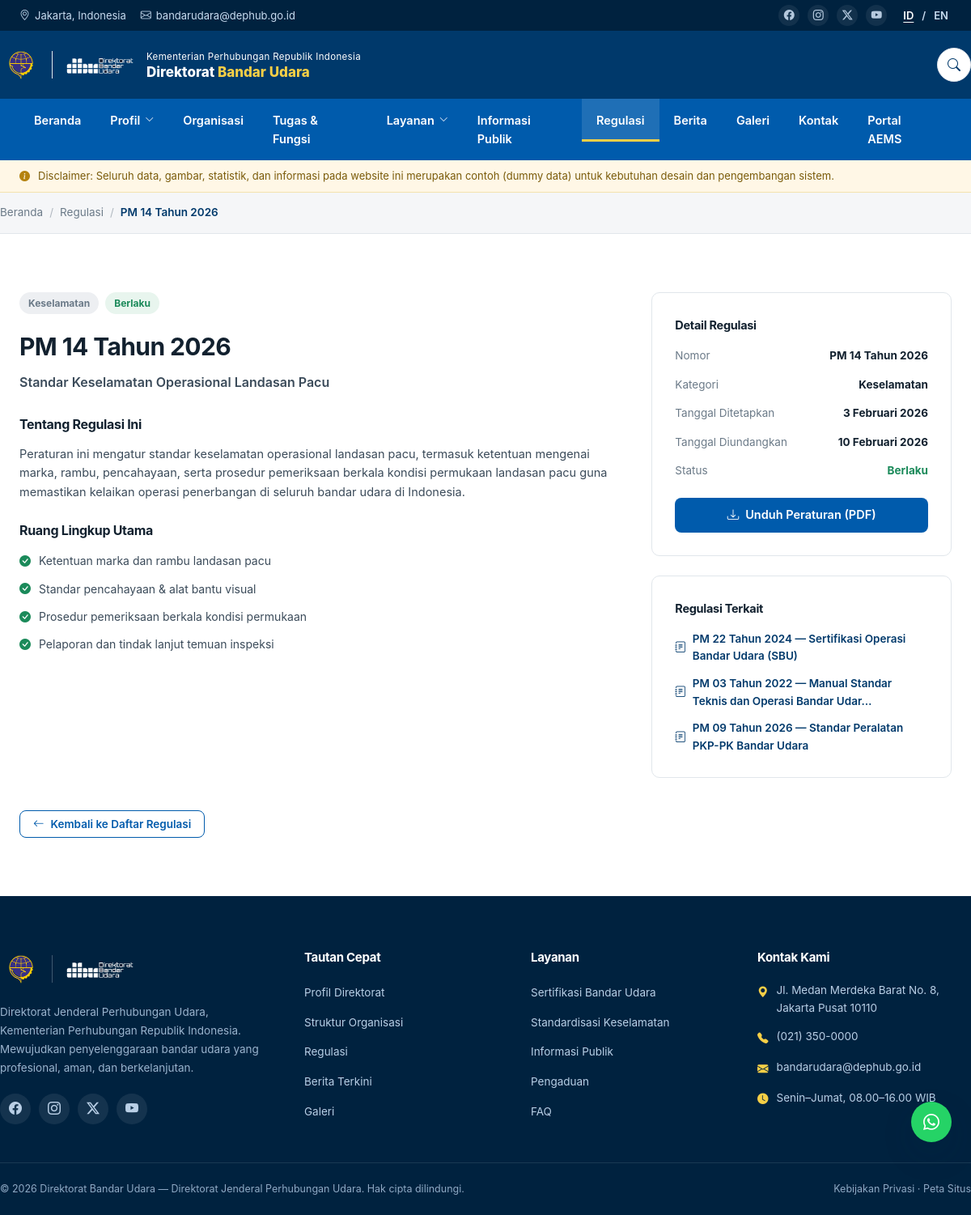
The app's page /frontend/pages/regulasi-detail.php with its own data.
### tables this page shows
CREATE TABLE `menu_items` (
  `id` INT UNSIGNED AUTO_INCREMENT PRIMARY KEY,
  `location` ENUM('navbar','footer_quick','footer_service','social') NOT NULL DEFAULT 'navbar',
  `parent_id` INT UNSIGNED NULL,
  `label` VARCHAR(120) NOT NULL,
  `url` VARCHAR(255) NOT NULL DEFAULT '#',
  `icon` VARCHAR(80) NULL,
  `match_pages` VARCHAR(255) NULL,
  `is_external` TINYINT(1) NOT NULL DEFAULT 0,
  `sort` INT NOT NULL DEFAULT 0,
  `is_active` TINYINT(1) NOT NULL DEFAULT 1,
  KEY `idx_menu_loc` (`location`,`parent_id`,`sort`)
);

CREATE TABLE `regulations` (
  `id` INT UNSIGNED AUTO_INCREMENT PRIMARY KEY,
  `slug` VARCHAR(180) NOT NULL UNIQUE,
  `number` VARCHAR(120) NOT NULL,
  `title` VARCHAR(255) NOT NULL,
  `year` SMALLINT NOT NULL,
  `category` VARCHAR(40) NOT NULL DEFAULT 'umum',
  `status` ENUM('berlaku','dicabut') NOT NULL DEFAULT 'berlaku',
  `about` TEXT NULL,
  `date_set` DATE NULL,
  `date_published` DATE NULL,
  `file` VARCHAR(255) NULL,
  `sort` INT NOT NULL DEFAULT 0,
  `is_active` TINYINT(1) NOT NULL DEFAULT 1,
  KEY `idx_reg` (`year`,`category`,`status`)
);

CREATE TABLE `regulation_categories` (
  `id` INT UNSIGNED AUTO_INCREMENT PRIMARY KEY,
  `slug` VARCHAR(40) NOT NULL UNIQUE,
  `label` VARCHAR(120) NOT NULL,
  `sort` INT NOT NULL DEFAULT 0,
  `is_active` TINYINT(1) NOT NULL DEFAULT 1
);

CREATE TABLE `regulation_scopes` (
  `id` INT UNSIGNED AUTO_INCREMENT PRIMARY KEY,
  `regulation_id` INT UNSIGNED NOT NULL,
  `content` VARCHAR(500) NOT NULL,
  `sort` INT NOT NULL DEFAULT 0,
  KEY `idx_reg_scope` (`regulation_id`),
  CONSTRAINT `fk_reg_scope` FOREIGN KEY (`regulation_id`) REFERENCES `regulations`(`id`) ON DELETE CASCADE
);

### frontend/pages/regulasi-detail.php (the view, shortened to what the rows shown need)
<?php
require_once dirname(__DIR__) . '/bootstrap.php';
$slug = trim($_GET['slug'] ?? '');
$reg  = $slug !== ''
    ? db_one('SELECT * FROM regulations WHERE slug = ? AND is_active = 1', [$slug])
    : db_one('SELECT * FROM regulations WHERE is_active = 1 ORDER BY year DESC, sort LIMIT 1');
page_start('regulasi', [
    'title'       => $reg['number'] . ' — Regulasi — ' . setting('site_name'),
    'description' => excerpt($reg['about'], 200),
    'breadcrumbs' => [['label' => 'Regulasi', 'url' => 'pages/regulasi.php'], ['label' => $reg['number']]],
]);
$catLabel = db_value('SELECT label FROM regulation_categories WHERE slug = ?', [$reg['category']], $reg['category']);
$scopes   = db_all('SELECT * FROM regulation_scopes WHERE regulation_id = ? ORDER BY sort, id', [$reg['id']]);
partial('header');
?>
<section class="section">
  <div class="container">
    <div class="grid" style="grid-template-columns:2fr 1fr; align-items:start; gap:40px;">
      <div>
        <div class="flex gap-8" style="margin-bottom:16px;">
          <span class="badge badge-gray"><?= e($catLabel) ?></span>
          <span class="badge <?= $reg['status'] === 'berlaku' ? 'badge-success' : 'badge-gray' ?>"><?= $reg['status'] === 'berlaku' ? 'Berlaku' : 'Dicabut' ?></span>
        </div>
        <h1 style="font-size:clamp(22px,2.8vw,30px); margin-bottom:8px;"><?= e($reg['number']) ?></h1>
        <p style="font-size:16px; color:var(--text-700); font-weight:600; margin-bottom:26px;"><?= e($reg['title']) ?></p>
        <?php if ($reg['about']): ?>
        <h3 style="font-size:16px; margin-bottom:12px;">Tentang Regulasi Ini</h3>
        <div style="font-size:14.5px; color:var(--text-700); margin-bottom:24px;"><?= paragraphs($reg['about']) ?></div>
        <?php endif; ?>
        <?php if ($scopes): ?>
        <h3 style="font-size:16px; margin-bottom:14px;">Ruang Lingkup Utama</h3>
        <ul style="display:flex; flex-direction:column; gap:12px; margin-bottom:10px;">
          <?php foreach ($scopes as $sc): ?>
          <li style="display:flex; gap:10px; font-size:14px; color:var(--text-700);"><i class="bi bi-check-circle-fill" style="color:var(--success)"></i> <?= e($sc['content']) ?></li>
          <?php endforeach; ?>
        </ul>
        <?php endif; ?>
      </div>
      <div>
        <div class="card card-pad" style="margin-bottom:24px;">
          <div style="display:flex; flex-direction:column; gap:14px; font-size:13.5px;">
            <div class="flex" style="justify-content:space-between;"><span style="color:var(--text-500);">Nomor</span><b><?= e($reg['number']) ?></b></div>
            <div class="flex" style="justify-content:space-between;"><span style="color:var(--text-500);">Kategori</span><b><?= e($catLabel) ?></b></div>
            <div class="flex" style="justify-content:space-between;"><span style="color:var(--text-500);">Tanggal Ditetapkan</span><b><?= e(tanggal_id($reg['date_set'])) ?></b></div>
            <div class="flex" style="justify-content:space-between;"><span style="color:var(--text-500);">Tanggal Diundangkan</span><b><?= e(tanggal_id($reg['date_published'])) ?></b></div>
          </div>
        </div>
      </div>
    </div>
  </div>
</section>
<?php partial('footer'); ?>

### frontend/partials/header.php (shortened to what the rows shown need)
<?php
$ctx  = page_ctx();
$navs = menu_items('navbar');
$currentFile = $ctx['file'];
?>
<!DOCTYPE html>
<html lang="id">
<head>
<link rel="stylesheet" href="https://cdnjs.cloudflare.com/ajax/libs/bootstrap-icons/1.11.3/font/bootstrap-icons.min.css">
<link rel="stylesheet" href="<?= e(url('css/style.css')) ?>">
</head>
<body>
<div class="sticky-stack">
  <nav class="navbar">
    <div class="container">
      <ul class="navlist">
        <?php foreach ($navs as $item):
            $match  = split_list($item['match_pages'], ' ');
            $active = $match && in_array($currentFile, $match, true);
        ?>
        <li<?= $active ? ' class="active"' : '' ?>>
          <a href="<?= e($item['is_external'] ? $item['url'] : url($item['url'])) ?>"<?= $item['is_external'] ? ' target="_blank" rel="noopener"' : '' ?>>
            <?= e($item['label']) ?><?= $item['children'] ? ' <i class="bi bi-chevron-down" style="font-size:11px"></i>' : '' ?>
          </a>
        </li>
        <?php endforeach; ?>
      </ul>
    </div>
  </nav>
</div>
<?php if (!empty($ctx['breadcrumbs'])): ?>
<div class="breadcrumb-bar">
  <div class="container breadcrumb">
    <a href="<?= e(url('index.php')) ?>">Beranda</a>
    <?php foreach ($ctx['breadcrumbs'] as $i => $crumb):
        $last = $i === count($ctx['breadcrumbs']) - 1; ?>
      <span class="sep">/</span>
      <?php if (!$last && !empty($crumb['url'])): ?>
        <a href="<?= e(url($crumb['url'])) ?>"><?= e($crumb['label']) ?></a>
      <?php else: ?>
        <span class="current"><?= e($crumb['label']) ?></span>
      <?php endif; ?>
    <?php endforeach; ?>
  </div>
</div>
<?php endif; ?>

### shared/functions.php (shortened to what the rows shown need)
<?php
require_once __DIR__ . '/db.php';
function e(?string $value): string
{
    return htmlspecialchars((string) $value, ENT_QUOTES | ENT_SUBSTITUTE, 'UTF-8');
}
function paragraphs(?string $text, string $class = ''): string
{
    $text = trim((string) $text);
    $blocks = preg_split('/\R{2,}/', $text);
    $attr   = $class !== '' ? ' class="' . e($class) . '"' : '';
    $html   = '';
    foreach ($blocks as $block) {
        $block = trim($block);
        $html .= '<p' . $attr . '>' . nl2br(e($block)) . '</p>';
    }
    return $html;
}
function split_list(?string $value, string $sep = ','): array
{
    if (trim((string) $value) === '') {
        return [];
    }
    return array_values(array_filter(array_map('trim', explode($sep, $value)), fn($v) => $v !== ''));
}
function tanggal_id(?string $date, bool $withDay = false): string
{
    $ts = strtotime($date);
    $bulan = [1 => 'Januari', 'Februari', 'Maret', 'April', 'Mei', 'Juni',
              'Juli', 'Agustus', 'September', 'Oktober', 'November', 'Desember'];
    $hari  = ['Minggu', 'Senin', 'Selasa', 'Rabu', 'Kamis', 'Jumat', 'Sabtu'];
    $out   = (int) date('j', $ts) . ' ' . $bulan[(int) date('n', $ts)] . ' ' . date('Y', $ts);
    return $withDay ? $hari[(int) date('w', $ts)] . ', ' . $out : $out;
}
function settings(): array
{
    static $cache = null;
    if ($cache === null) {
        $cache = [];
        foreach (db_all('SELECT setting_key, value FROM settings') as $row) {
            $cache[$row['setting_key']] = $row['value'];
        }
    }
    return $cache;
}
function setting(string $key, string $default = ''): string
{
    $all = settings();
    return isset($all[$key]) && $all[$key] !== null && $all[$key] !== '' ? $all[$key] : $default;
}
function menu_items(string $location): array
{
    static $cache = [];
    if (!isset($cache[$location])) {
        $rows = db_all(
            'SELECT * FROM menu_items WHERE location = ? AND is_active = 1 ORDER BY sort, id',
            [$location]
        );
        $tree = [];
        foreach ($rows as $row) {
            if ($row['parent_id'] === null) {
                $row['children'] = [];
                $tree[$row['id']] = $row;
            }
        }
        foreach ($rows as $row) {
            if ($row['parent_id'] !== null && isset($tree[$row['parent_id']])) {
                $tree[$row['parent_id']]['children'][] = $row;
            }
        }
        $cache[$location] = array_values($tree);
    }
    return $cache[$location];
}

### frontend/partials/footer.php (shortened to what the rows shown need)
<?php
$quick    = menu_items('footer_quick');
$svcLinks = menu_items('footer_service');
?>
<footer class="footer">
  <div class="container footer-top">
    <div>
      <ul class="footer-links">
        <?php foreach ($quick as $item): ?>
        <li><a href="<?= e($item['is_external'] ? $item['url'] : url($item['url'])) ?>"><?= e($item['label']) ?></a></li>
        <?php endforeach; ?>
      </ul>
    </div>
    <div>
      <ul class="footer-links">
        <?php foreach ($svcLinks as $item): ?>
        <li><a href="<?= e($item['is_external'] ? $item['url'] : url($item['url'])) ?>"><?= e($item['label']) ?></a></li>
        <?php endforeach; ?>
      </ul>
    </div>
  </div>
</footer>
</body>
</html>

### records on screen
menu_items: label "Beranda"
menu_items: label "Profil"
menu_items: label "Organisasi"
menu_items: label "Tugas & Fungsi"
menu_items: label "Layanan"
menu_items: label "Informasi Publik"
menu_items: label "Regulasi"
menu_items: label "Berita"
menu_items: label "Galeri"
menu_items: label "Kontak"
menu_items: label "Portal AEMS"
regulations: category.label "Keselamatan", number "PM 14 Tahun 2026", title "Standar Keselamatan Operasional Landasan Pacu", about "Peraturan ini mengatur standar keselamatan operasional landasan pacu, termasuk ketentuan mengenai marka, rambu, pencahayaan, serta prosedur pemeriksaan berkala kondisi permukaan landasan pacu guna memastikan kelaikan operasi penerbangan di seluruh bandar udara di Indonesia.", date_set "3 Februari 2026", date_published "10 Februari 2026"
regulation_scopes: content "Ketentuan marka dan rambu landasan pacu"
regulation_scopes: content "Standar pencahayaan & alat bantu visual"
regulation_scopes: content "Prosedur pemeriksaan berkala kondisi permukaan"
regulation_scopes: content "Pelaporan dan tindak lanjut temuan inspeksi"
menu_items: label "Profil Direktorat"
menu_items: label "Struktur Organisasi"
menu_items: label "Regulasi"
menu_items: label "Berita Terkini"
menu_items: label "Galeri"
menu_items: label "Sertifikasi Bandar Udara"
menu_items: label "Standardisasi Keselamatan"
menu_items: label "Informasi Publik"
menu_items: label "Pengaduan"
menu_items: label "FAQ"

### other values on screen
setting('contact_city') "Jakarta, Indonesia"
setting('contact_email') "bandarudara@dephub.go.id"
setting('brand_kop') "Kementerian Perhubungan Republik Indonesia"
setting('brand_name') "Direktorat"
setting('brand_name_accent') "Bandar Udara"
setting('disclaimer_text') "Disclaimer: Seluruh data, gambar, statistik, dan informasi pada website ini merupakan contoh (dummy data) untuk kebutuhan desain dan pengembangan sistem."
$crumb['label'] "PM 14 Tahun 2026"
$rel['number'] "PM 22 Tahun 2024"
excerpt($rel['title'], 45) "Sertifikasi Operasi Bandar Udara (SBU)"
$rel['number'] "PM 03 Tahun 2022"
excerpt($rel['title'], 45) "Manual Standar Teknis dan Operasi Bandar Udar…"
$rel['number'] "PM 09 Tahun 2026"
excerpt($rel['title'], 45) "Standar Peralatan PKP-PK Bandar Udara"
setting('footer_description') "Direktorat Jenderal Perhubungan Udara, Kementerian Perhubungan Republik Indonesia. Mewujudkan penyelenggaraan bandar udara yang profesional, aman, dan berkelanjutan."
setting('contact_address') "Jl. Medan Merdeka Barat No. 8, Jakarta Pusat 10110"
